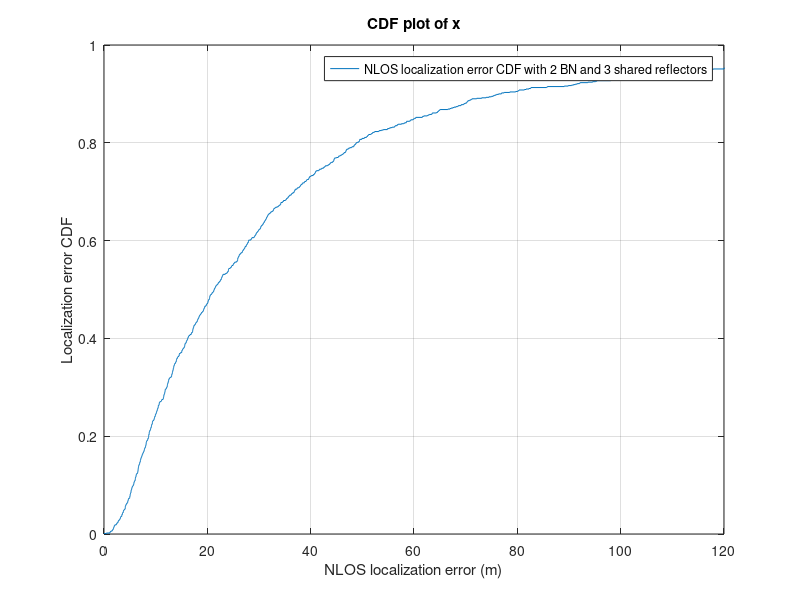

Reproduce this figure in MATLAB.
%2 base nodes localize the three shared reflectors and then use the 3
%shared reflectors to localize target node 

clear all

%the range and angle measurement errors are zero mean Gaussian random
%variables    
sigma_R=5;   %the range measurement error standard deviation  
variance_R=sigma_R^2;

sigma_theta=1/180*pi;     %the angle measurement error standard deviation  
variance_theta=sigma_theta^2;

theta_th=pi/10; %effective shared reflector determin inner angle threshold 

%Repeat times, i.e., the number of geometrical distribution
N=1000;

%the number of base nodes in each set, from which the two base node is
%selected. The base node position israndomly generated, thus two base nodes
%may be close to each other and it is not possiable for real application,
%thus we generate a group of base node position and then select two base
%nodes with reasonable relative position    
M=10;

%number of reflectors that the three shared reflectors would be selected
K=10;

%the number of shared reflectors to be selected
SR=3;

%area size
XY=200*sigma_R;

%base nodes are uniformly distributed in the desired area, i.e., 
%-100sigma_R < x < 100sigma_R 
%-100sigma_R < y < 100sigma_R 
x_base=XY*(rand(N,M)-0.5);
y_base=XY*(rand(N,M)-0.5);

%the reflectors are randomly distributed in the same area
x_reflector=XY*(rand(N,K)-0.5);
y_reflector=XY*(rand(N,K)-0.5);

%the targets are randomly distributed in the same area
x_target=XY*(rand(N,1)-0.5);
y_target=XY*(rand(N,1)-0.5);

%one LOS base node
x_reflector(:,1)=x_target;
y_reflector(:,1)=y_target;

for i=1:N 
    %one set of base node and one set of reflectors and one target node
    X_base=[x_base(i,:);y_base(i,:)];
    X_reflector=[x_reflector(i,:);y_reflector(i,:)];
    X_target=[x_target(i);y_target(i)];
    
    %the true distance between target node and reflectors 
    for r=1:K
        R_RT_t(r)=norm(X_target-X_reflector(:,r));        
    end
       
    %the measured distance and angle of target node with respect to
    %base nodes due to reflectors 
    for b=1:M    %base nodes
        for r=1:K  %reflector
            R_BRT_mea(b,r)=norm(X_base(:,b)-X_reflector(:,r))+...
                R_RT_t(r)+sigma_R*randn(1,1);
            theta_BRT_mea(b,r)=atan2(X_reflector(2,r)-X_base(2,b),...
                X_reflector(1,r)-X_base(1,b))+sigma_theta*randn(1,1);
            if theta_BRT_mea(b,r)<0
                theta_BRT_mea(b,r)=theta_BRT_mea(b,r)+2*pi;
            end
        end
    end

    %localize the shared reflectors, then calculate the range between
    %the shared reflector and the target node
    %get two base nodes to localize shared reflectors
    NN=2;
    
    for refl=1:SR    %reflector index
        x_reflector(1,refl);
        y_reflector(1,refl);
        
        %here is a trick, it is easier to select base node than select
        %shared reflectors. 
        %find the base nodes that share the reflector and have reasonable 
        %geometrical distribution
        bs_selected_number(refl,1)=1; %select the first base node
        
        %selected base node 
        X_BS_selected(:,1)=X_base(:,1);
        
        %the angles of the reflector with respect to the two selected base
        %nodes 
        theta_selected(1)=theta_BRT_mea(1,refl);
                
        %the range between the two selected base nodes and the target node
        %through the reflector 
        range_selected(1)=R_BRT_mea(1,refl);
            
        bs_count=1;    %count the selected base nodes
            
        %from the rest base nodes, select one 
        for bs=1:M-1     %base node
            delat_angle=abs(theta_selected(1)-theta_BRT_mea(bs+1,refl));
            if (theta_th<=delat_angle && delat_angle<pi-theta_th)||...
                    (pi+theta_th<=delat_angle && delat_angle<2*pi-theta_th)
                bs_count=bs_count+1;
                X_BS_selected(:,2)=X_base(:,bs+1);
                
                %the angles of the reflector with respect to the two
                %selected base nodes
                theta_selected(2)=theta_BRT_mea(bs+1,refl);
                
                %the range between the two selected base nodes and the
                %target node through the reflector
                range_selected(2)=R_BRT_mea(bs+1,refl);
            end
            if bs_count>=NN
                break
            end
        end
            
        %calculate the reflector position 
            
        X_B=X_BS_selected;
        Theta=theta_selected';
            
        %generating two aiding points 
        for aid=1:2
            if theta_selected(aid)==pi/2||theta_selected(aid)==3*pi/2
                x_aid(aid)=X_BS_selected(1,aid);
                y_aid(aid)=X_BS_selected(2,aid)+100;
            else
                x_aid(aid)=X_BS_selected(1,aid)+200;
                y_aid(aid)=200*tan(theta_selected(aid))+X_BS_selected(2,aid);
            end
        end

        %AX=C=DE            
        A=[y_aid'-X_BS_selected(2,:)' -(x_aid'-X_BS_selected(1,:)')];
        D=[-x_aid(1) y_aid(1) 0 0; 0 0 -x_aid(2) y_aid(2)];
        E=[X_BS_selected(2,1) X_BS_selected(1,1)...
            X_BS_selected(2,2) X_BS_selected(1,2)]';
        
        %reflector's position
        X_reflector_hat=(A'*A)^(-1)*A'*D*E;           
        x_reflector_position(refl)=X_reflector_hat(1);
        y_reflector_position(refl)=X_reflector_hat(2);
            
        %the distance between reflector and Base node
        R_BR_1r=norm(X_reflector_hat-X_BS_selected(:,1));
        R_BR_2r=norm(X_reflector_hat-X_BS_selected(:,2));
            
        %the distance between reflector and target node
        R_RT_cal(refl)=((range_selected(1)-R_BR_1r)+...
            (range_selected(2)-R_BR_2r))/2;
    end

    %target node localization
    reflector_xy=[x_reflector_position; y_reflector_position]; 
    X_T_hat=[1;10];
    %repeat of the iteration for calculating the target node positioin
    for iii=1:15   
        for jjj=1:SR  %calculate R^
            R_hat(jjj)=sqrt((X_T_hat'-...
                [x_reflector_position(jjj) y_reflector_position(jjj)])*...
                (X_T_hat'-[x_reflector_position(jjj)...
                y_reflector_position(jjj)])');
            for kkk=1:2   %for x and y
                H(jjj,kkk)=(X_T_hat(kkk)-reflector_xy(kkk,jjj))/R_hat(jjj);
            end
        end
        delta_R=R_RT_cal'-R_hat';
        
        if det(H'*H)<1e-6
            delta_X=(H'*H+diag([1e-6 1e-6]))^(-1)*H'*delta_R;
        else
            delta_X=(H'*H)^(-1)*H'*delta_R;
        end
        X_T_hat=X_T_hat+delta_X;
    end
    delta_r_3re_2bs(i)=norm(X_T_hat-X_target);
end
       

cdfplot(delta_r_3re_2bs)
set(findobj(gca,'Type','line','Color',[0 0 1]),...
    'Color','red',...
    'LineWidth',2,...
    'LineStyle',':')
xlim([0 120])
xlabel('NLOS localization error (m)')
ylabel('Localization error CDF')
legend('NLOS localization error CDF with 2 BN and 3 shared reflectors');

